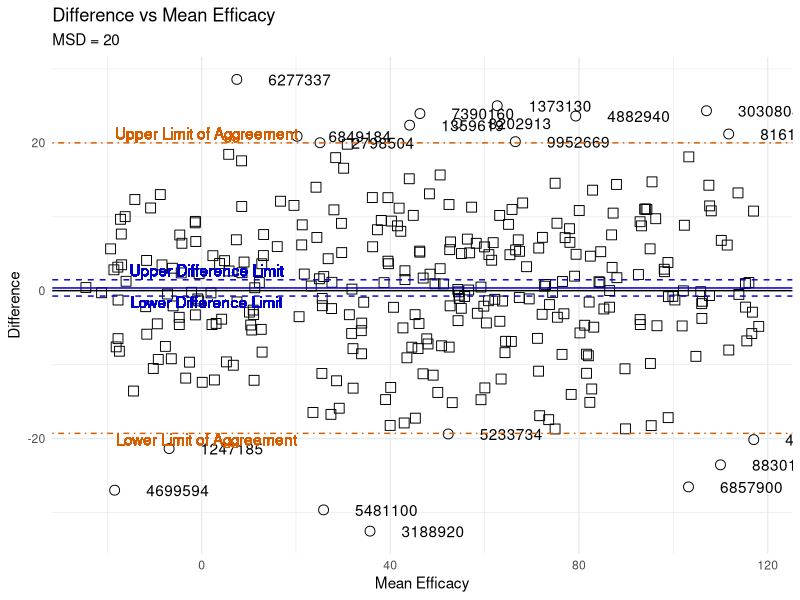
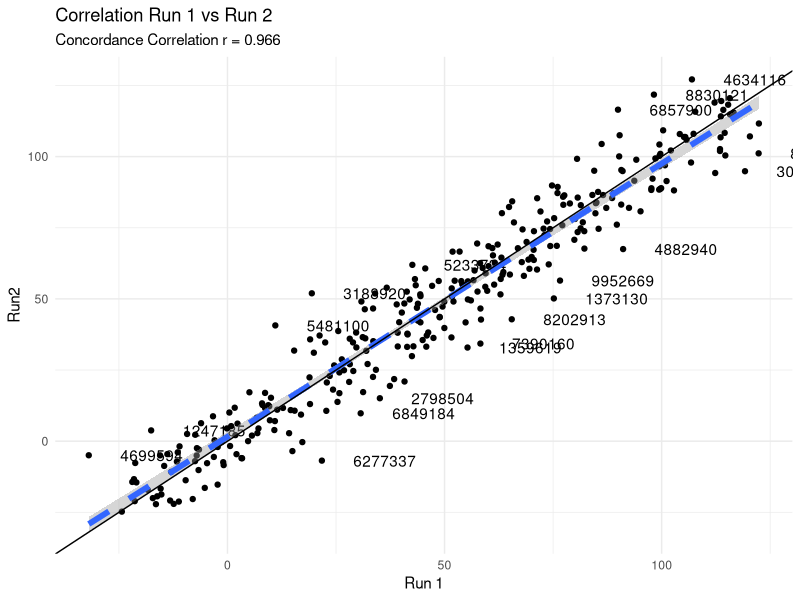
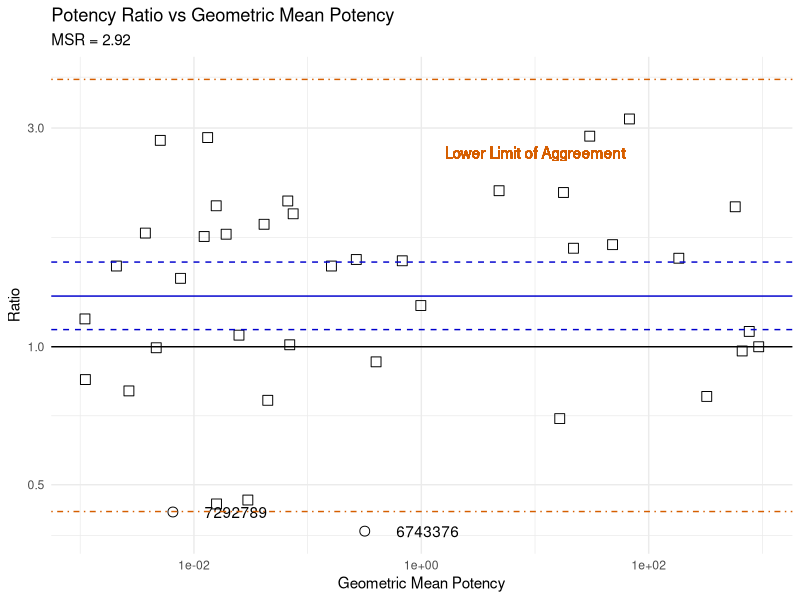
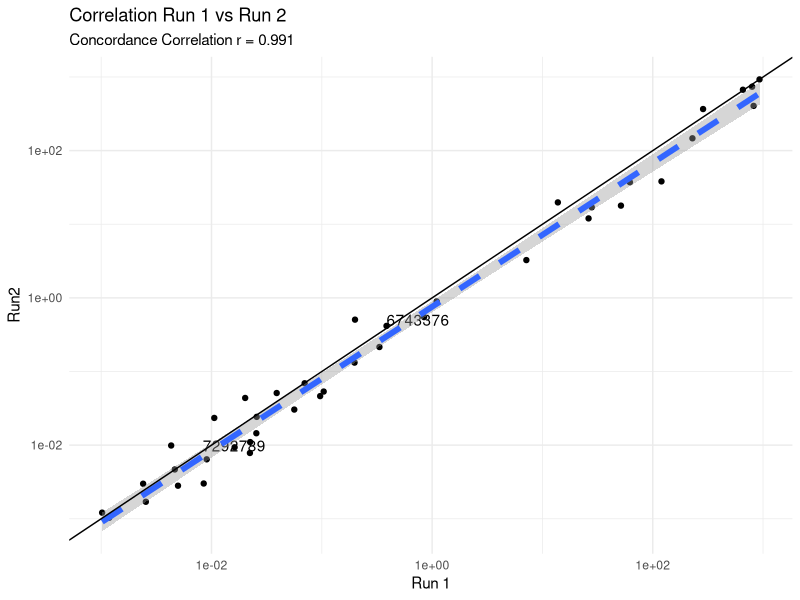

Source code (R) for these figures, in order:
# Functionalized version of msx.R

library(tidyverse)

# Test data generation functions ---------------------------------------
set.seed(12252023) #For reproducible examples 

# Generate Potency test data for Replicate Experiment
msr_data <- function(SmplNum, TstMSR, Shift = 0) {
  
  TstSD <- log10(TstMSR) / (2 * sqrt(2))
  Sample <- sample(c(1000000 : 9999999), SmplNum)
  TrueMeas <- runif(SmplNum, -3, 3)
  ExpData <- map(TrueMeas, \(m) rnorm(2, m, TstSD))
  
  TstData <- tibble(Sample, ExpData) %>% 
    unnest_wider(col = ExpData, names_sep = '_') %>% 
    rename(Exp1 = ExpData_1, Exp2 = ExpData_2) %>% 
    mutate(Exp2 = Exp2 + Shift,
           across(-Sample, ~ 10 ^ .x))
}

# Generate Efficacy test data for Replicate Experiment
msd_data <- function(SmplNum, TstMSD, Shift = 0) {
  
  TstSD <- TstMSD /(2 * sqrt(2))
  Sample <- sample(c(1000000 : 9999999), SmplNum)
  TrueMeas <- runif(SmplNum, -20, 120)
  ExpData <- map(TrueMeas, \(m) rnorm(2, m, TstSD))
  
  TstData <- tibble(Sample, ExpData) %>% 
    unnest_wider(col = ExpData, names_sep = '_') %>% 
    rename(Exp1 = ExpData_1, Exp2 = ExpData_2) %>% 
    mutate(Exp2 = Exp2 + Shift)
}

# Generate inactive efficacy test data for Replicate Experiment
msd_inact <- function(SmplNum, TstMSD, Shift = 0) {
  
  TstSD <- TstMSD /(2 * sqrt(2))
  Sample <- sample(c(1000000 : 9999999), SmplNum)
  TrueMeas <- runif(SmplNum, -20, 20)
  ExpData <- map(TrueMeas, \(m) rnorm(2, m, TstSD))
  
  TstData <- tibble(Sample, ExpData) %>% 
    unnest_wider(col = ExpData, names_sep = '_') %>% 
    rename(Exp1 = ExpData_1, Exp2 = ExpData_2) %>% 
    mutate(Exp2 = Exp2 + Shift)
}

# Generate active efficacy test data for Replicate Experiment
msd_act <- function(SmplNum, TstMSD, Shift = 0) {
  
  TstSD <- TstMSD /(2 * sqrt(2))
  Sample <- sample(c(1000000 : 9999999), SmplNum)
  TrueMeas <- runif(SmplNum, 50, 120)
  ExpData <- map(TrueMeas, \(m) rnorm(2, m, TstSD))
  
  TstData <- tibble(Sample, ExpData) %>% 
    unnest_wider(col = ExpData, names_sep = '_') %>% 
    rename(Exp1 = ExpData_1, Exp2 = ExpData_2) %>% 
    mutate(Exp2 = Exp2 + Shift)
}

# Concordance Correlation V. Devanarayan --------------------------------
conc.corr <- function(x, y, alpha = 0.05)
{
  qval <- qnorm(1. - alpha/2.)
  N <- length(x)
  lm.xy <- lm(y ~ x)
  Intercept <- c(lm.xy$coeff[1.])
  Slope <- c(lm.xy$coeff[2.])
  A <- 2. * Slope * var(x)
  B <- var(y) + var(x)
  C <- (Intercept + (Slope - 1.) * (mean(x)))^2.
  rho <- A/(B + C)
  U <- (mean(x) - mean(y))^2./(sqrt(var(x)) * sqrt(var(y)))
  # cat("Zhat = ",Zhat,"\n")
  # cat("D=",D,"\n")
  # cat("E=",E,"\n")
  Zhat <- 0.5 * logb((1. + rho)/(1. - rho))
  D <- (4. * rho^3. * (1. - rho) * U)/(rho * (1. - rho^2.)^2.)
  E <- (2. * rho^4. * U^2.)/(rho^2. * (1. - rho^2.)^2.)
  # cat("var.Zhat=",var.Zhat,"\n")
  var.Zhat <- 1./(N - 2.) * (D - E)
  lowlim <- Zhat - qval * sqrt(var.Zhat)
  # cat(lowlim,upplim,"\n")
  # Now transform back:
  upplim <- Zhat + qval * sqrt(var.Zhat)
  lowlim <- (exp(2. * lowlim) - 1.)/(1. + exp(2. * lowlim))
  upplim <- (exp(2. * upplim) - 1.)/(1. + exp(2. * upplim))
  lowlim <- max(lowlim, -1.)
  upplim <- min(upplim, 1.)
  list(rho = rho, lowlim = lowlim, upplim = upplim)
}


# Replicate-Experiment Analysis Functions -------------------------------

# Summary Stats
repexp.stats <- function(df) {
  ConcCorr <- conc.corr(df$Exp1, df$Exp2)
  rho <- as.double(ConcCorr[1])  
  
  summarise(df,
            n = n(), 
            t = qt(0.975, n - 1),
            MeanDiff = mean(Difference),
            StdDev = sd(Difference),
            MSD = 2 * StdDev,
            UDL = MeanDiff + (t * StdDev/sqrt(n)),
            LDL = MeanDiff - (t * StdDev/sqrt(n)),
            ULSA = MeanDiff + (t * StdDev),
            LLSA = MeanDiff- (t * StdDev)) %>% 
    mutate(r = rho) %>% 
    select(-t, -StdDev)
}

#Mean Difference Plot
mdplot <- function(Data, Stats) {
  MSDLabel <- paste("MSD =", format(Stats$MSD, digits = 2))
  
  ggplot(Data, aes(x = Mean, y = Difference)) +
    geom_point(shape = Data$Outlier, size = 3) +
    geom_text(aes(label = Label), na.rm = TRUE, hjust = -.5) +
    geom_hline(yintercept = Stats$MeanDiff, color = "mediumblue") +
    geom_hline(yintercept = 0, color = "black") +
    geom_hline(yintercept = Stats$UDL, color = "mediumblue", linetype = "dashed") +
    geom_text(x = 1, y = Stats$UDL, label = "Upper Difference Limit", color = "mediumblue", vjust = -0.3) +
    geom_hline(yintercept = Stats$LDL, color = "mediumblue", linetype = "dashed") +
    geom_text(x = 1, y = Stats$LDL, label = "Lower Difference Limit", color = "mediumblue", vjust = 1) +
    geom_hline(yintercept = Stats$ULSA, color = "#D55E00", linetype = "dotdash") +
    geom_text(x = 1, y = Stats$ULSA, label = "Upper Limit of Aggreement", color = "#D55E00", vjust = -0.3) +
    geom_hline(yintercept = Stats$LLSA, color = "#D55E00", linetype = "dotdash") + 
    geom_text(x = 1, y = Stats$LLSA, label = "Lower Limit of Aggreement", color = "#D55E00", vjust = 1) +
    theme_minimal() +
    labs(title="Difference vs Mean Efficacy",
         subtitle = MSDLabel,
         x ="Mean Efficacy", y = "Difference")
}

# Mean Ratio Plot
mrplot <- function(Data, Stats) {
  MSRLabel <- paste("MSR =", Stats$MSR)
  
  ggplot(Data, aes(x =  GeometricMean, y = Ratio)) +
    geom_point(shape = Data$Outlier, size = 3) +
    geom_text(aes(label = Label), na.rm = TRUE, hjust = -.5) +
    geom_hline(yintercept = Stats$MeanRatio, color = "mediumblue") +
    geom_hline(yintercept = 1, color = "black") +
    geom_hline(yintercept = Stats$UDL, color = "mediumblue", linetype = "dashed") +
    geom_text(x = 1, y = Stats$UDL, label = "Upper Ratio Limit", color = "mediumblue", vjust = -0.3) +
    geom_hline(yintercept = Stats$LDL, color = "mediumblue", linetype = "dashed") +
    geom_text(x = 1, y = Stats$LDL, label = "Lower Ratio Limit", color = "mediumblue", vjust = 1) +
    geom_hline(yintercept = Stats$ULSA, color = "#D55E00", linetype = "dotdash") +
    geom_text(x = 1, y = Stats$ULSA, label = "Upper Limit of Aggreement", color = "#D55E00", vjust = -0.3) +
    geom_hline(yintercept = Stats$LLSA, color = "#D55E00", linetype = "dotdash") + 
    geom_text(x = 1, y = Stats$LLSA, label = "Lower Limit of Aggreement", color = "#D55E00", vjust = 1) +
    theme_minimal() +
    scale_x_continuous(trans='log10') + 
    scale_y_continuous(trans='log10') +
    labs(title="Potency Ratio vs Geometric Mean Potency",
         subtitle = MSRLabel,
         x ="Geometric Mean Potency", y = "Ratio")
}

# R1R2 Plot - Run1/Run2 with correlation.

r1r2plot <- function(Data, Stats) {
  ggplot(Data,aes(x = Exp1, y = Exp2)) +
    geom_point() +
    geom_text(aes(label = Label), na.rm = TRUE, hjust = -.5) +
    geom_smooth(method = "lm", se = TRUE, linetype = "dashed", linewidth = 2) +
    geom_abline(slope = 1) +
    labs(title = "Correlation Run 1 vs Run 2",
         subtitle = paste("Concordance Correlation r =", Stats$r),
         x = "Run 1",
         y = "Run2") +
    theme_minimal()
  
}

#Replicate-Experiment Efficacy --------------------------------------------

repexp.efficacy<- function(df) {
  
RepExp_Data <- df %>% 
    mutate(Mean = (Exp1 + Exp2) / 2,
           Difference = Exp1 - Exp2)
 
RepExp_Stats <- repexp.stats(RepExp_Data) %>% 
  mutate(across(-n, \(x) signif(x, digits = 3)))

# Flag data pairs with potential outliers (MeasDiff outside of limits of agreement)

RepExp_Data <- RepExp_Data %>% 
  mutate(Outlier = Difference > RepExp_Stats$ULSA | Difference < RepExp_Stats$LLSA,
         Label = if_else(Outlier, Sample, NA))

MeanDifferencePlot <- mdplot(RepExp_Data, RepExp_Stats)

R1R2CorrelationPlot <- r1r2plot(RepExp_Data,RepExp_Stats)

list(Data = RepExp_Data, Stats = RepExp_Stats, MDPlot = MeanDifferencePlot, CorrPlot = R1R2CorrelationPlot)
}

# Replicate-Experiment Potency -------------------------------

repexp.potency <- function(df) {
  
  RepExp_Data <- df %>% 
    mutate(across(-Sample, log10),
      Mean = (Exp1 + Exp2) / 2,
           Difference = Exp1 - Exp2)
  
  RepExp_Stats <- repexp.stats(RepExp_Data)
  
  # Flag data pairs with potential outliers (MeasDiff outside of limits of agreement)
  
  RepExp_Data <- RepExp_Data %>% 
    mutate(Outlier = Difference > RepExp_Stats$ULSA | Difference < RepExp_Stats$LLSA,
           Label = if_else(Outlier, Sample, NA),
           across(-c(1, 6, 7), ~10 ^ .x),
           across(-c(1, 6, 7),  \(x) signif(x, digits = 3))) %>% 
    rename(GeometricMean = Mean, Ratio = Difference)
  
  RepExp_Stats <- RepExp_Stats %>% 
    rename(MSR = MSD,
           MeanRatio = MeanDiff) %>% 
    mutate(across(-c(1, 8), ~10 ^ .x),
           across(-c(1), \(x) signif(x, digits = 3)))
  
  MeanRatioPlot <- mrplot(RepExp_Data, RepExp_Stats)
  
  R1R2CorrelationPlot <- r1r2plot(RepExp_Data,RepExp_Stats) +
    scale_x_continuous(trans='log10') + 
    scale_y_continuous(trans='log10')
  
  list(Data = RepExp_Data, Stats = RepExp_Stats, MRPlot = MeanRatioPlot, CorrPlot = R1R2CorrelationPlot)
}
  

# Replicate-Experiment Example Analysis ------------------------------

UsrData <- msd_data(320, 20)

MSD_320_20 <- repexp.efficacy(UsrData)

MSD_320_20[[1]]
MSD_320_20[[2]]
MSD_320_20[[3]]
MSD_320_20[[4]]

UsrData <- msr_data(40, 3.5)

MSR_40_3.5 <- repexp.potency(UsrData)
MSR_40_3.5[[1]]
MSR_40_3.5[[2]]
print(MSR_40_3.5[[3]])
MSR_40_3.5[[4]]
